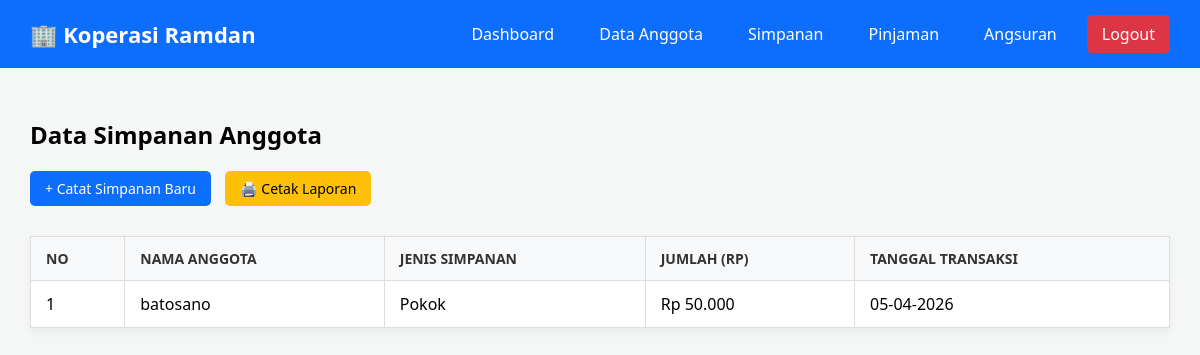
Before: /data_simpanan.php (signed in) with the older database file.
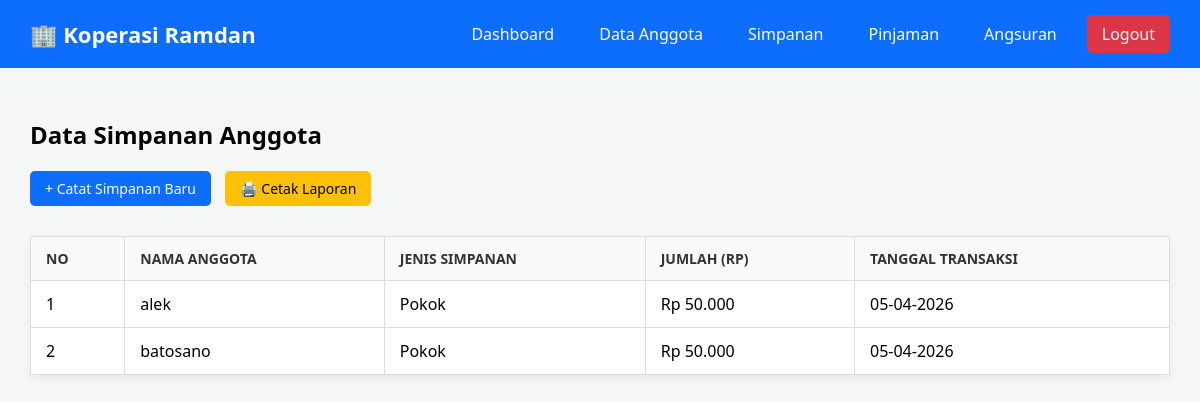
After: the same page with the newer database file.
### tables this page shows
CREATE TABLE `tb_simpanan_ramdan` (
  `id_simpanan` int(11) NOT NULL,
  `id_anggota` int(11) NOT NULL,
  `jenis_simpanan` enum('Pokok','Wajib','Sukarela') NOT NULL,
  `jumlah` decimal(15,2) NOT NULL,
  `tanggal` date NOT NULL
);

CREATE TABLE `tb_anggota_ramdan` (
  `id_anggota` int(11) NOT NULL,
  `nama` varchar(100) NOT NULL,
  `alamat` text DEFAULT NULL,
  `no_hp` varchar(20) DEFAULT NULL,
  `tanggal_daftar` date NOT NULL
);

### data_simpanan.php (the view, shortened to what this page needs)
<?php
include 'koneksi.php';
$query = mysqli_query($koneksi, "
    SELECT s.*, a.nama
    FROM tb_simpanan_ramdan s
    JOIN tb_anggota_ramdan a ON s.id_anggota = a.id_anggota
    ORDER BY s.id_simpanan DESC
");
include 'header.php';
?>
    <h2>Data Simpanan Anggota</h2>
    <a href="tambah_simpanan.php" class="btn" style="margin-bottom: 15px;">+ Catat Simpanan Baru</a>
    <a href="cetak_simpanan.php" target="_blank" class="btn btn-warning" style="margin-left: 10px;">🖨️ Cetak Laporan</a>
    <table>
        <thead>
            <tr>
                <th>No</th>
                <th>Nama Anggota</th>
                <th>Jenis Simpanan</th>
                <th>Jumlah (Rp)</th>
                <th>Tanggal Transaksi</th>
            </tr>
        </thead>
        <tbody>
            <?php
            $no = 1;
            while($data = mysqli_fetch_assoc($query)) {
            ?>
            <tr>
                <td><?php echo $no++; ?></td>
                <td><?php echo $data['nama']; ?></td>
                <td><?php echo $data['jenis_simpanan']; ?></td>
                <td>Rp <?php echo number_format($data['jumlah'], 0, ',', '.'); ?></td>
                <td><?php echo date('d-m-Y', strtotime($data['tanggal'])); ?></td>
            </tr>
            <?php } ?>
        </tbody>
    </table>
</div>
</body>
</html>

Changed rows visible on the page:
added tb_simpanan_ramdan: id_anggota.nama "alek", jenis_simpanan "Pokok", jumlah "50.000", tanggal "05-04-2026"
